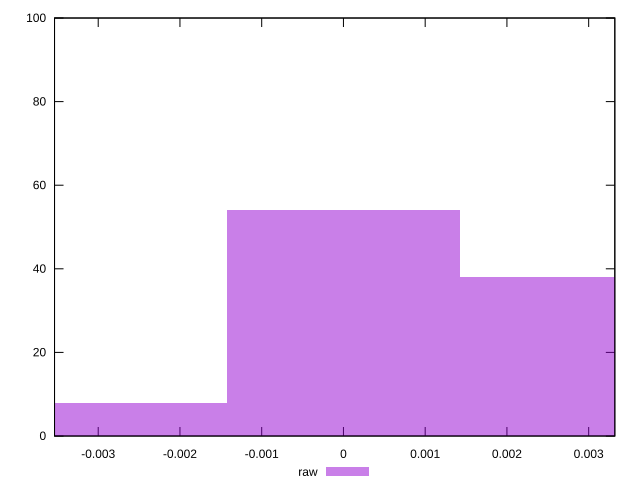

Source code (gnuplot):
reset

$raw <<EOF
0 54
0.0028425344957467152 38
-0.0028425344957467152 8
EOF

set key outside below
set boxwidth 0.0028425344957467152
set xrange [-0.0035343644196591285:0.0033199363265268263]
set yrange [0:100]
set trange [0:100]
set style fill transparent solid 0.5 noborder
set terminal svg size 640, 490 enhanced background rgb 'white'
set output "reports/report_00033_2021-03-01T14-23-16.841Z/meta/pScore-difference/samples/astro-inner-cached/raw/histogram.svg"

plot $raw title "raw" with boxes

reset
